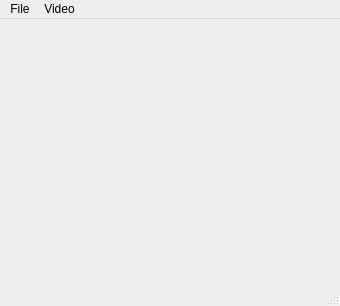
<?xml version="1.0" encoding="UTF-8"?>
<ui version="4.0">
 <class>MainWindow</class>
 <widget class="QMainWindow" name="MainWindow">
  <property name="geometry">
   <rect>
    <x>0</x>
    <y>0</y>
    <width>340</width>
    <height>306</height>
   </rect>
  </property>
  <property name="minimumSize">
   <size>
    <width>340</width>
    <height>306</height>
   </size>
  </property>
  <property name="windowTitle">
   <string>Tram collision avoidance</string>
  </property>
  <widget class="QWidget" name="centralWidget">
   <layout class="QGridLayout" name="gridLayout">
    <item row="0" column="0">
     <layout class="QVBoxLayout" name="verticalLayout"/>
    </item>
   </layout>
  </widget>
  <widget class="QMenuBar" name="menuBar">
   <property name="geometry">
    <rect>
     <x>0</x>
     <y>0</y>
     <width>340</width>
     <height>27</height>
    </rect>
   </property>
   <widget class="QMenu" name="menuAction">
    <property name="title">
     <string>File</string>
    </property>
    <addaction name="actionOpen"/>
    <addaction name="separator"/>
    <addaction name="actionExit"/>
   </widget>
   <widget class="QMenu" name="menuVideo">
    <property name="title">
     <string>Video</string>
    </property>
    <addaction name="actionStart"/>
    <addaction name="actionStop"/>
   </widget>
   <addaction name="menuAction"/>
   <addaction name="menuVideo"/>
  </widget>
  <widget class="QStatusBar" name="statusBar"/>
  <action name="actionStart">
   <property name="text">
    <string>Start processing</string>
   </property>
  </action>
  <action name="actionStop">
   <property name="text">
    <string>Stop processing</string>
   </property>
  </action>
  <action name="actionOpen">
   <property name="text">
    <string>Open Video</string>
   </property>
  </action>
  <action name="actionExit">
   <property name="text">
    <string>Exit</string>
   </property>
  </action>
 </widget>
 <layoutdefault spacing="6" margin="11"/>
 <resources/>
 <connections/>
</ui>
